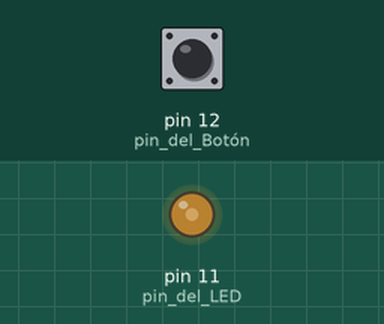
Simulated run of this sketch. Board: Arduino Uno, built with avr-gcc and run on an emulated ATmega328P. On the bench: output pins drawn as LEDs (lit = HIGH). The test bench sets the inputs (shaded band); at power-on: pin 12 (pin_del_Botón) LOW.

Above: at 1.2 s.
1.3 s: pin 12 (pin_del_Botón) pulled HIGH for 0.15 s
At 1.8 s:
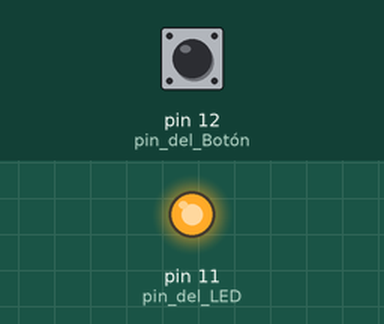
At 2.3 s:
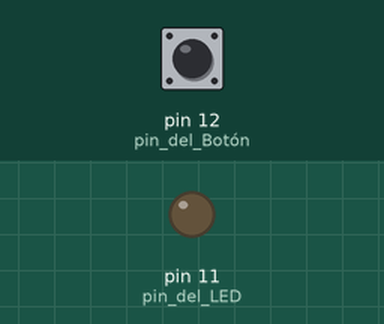
Timing chart, 0 to 10.3 s (numbered marks = the images above; inputs shaded):
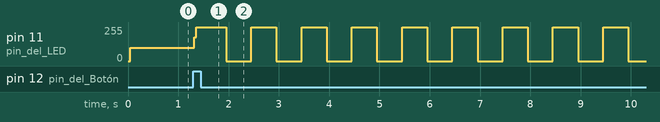

The sketch:

Botones+Destellos.ino
```cpp
/* Tarea 2: Destellos de LED en base al número de presiones

 * Este programa tiene como objetivo hacer que al apretar un botón/interruptor, un el un LED ( Arduino o externo) encienda una vez cada segundo,
 * y conforme el número de veces que se presione el botón, el LED encienda dicho número en un segundo.
 *
 * Por :
 Jazmin G. Garduño Hernández
 José Emmanuel Paredes Rocha
  */

//Primero declaramos las variables que vamos a utilizar.
boolean sw;//La variable sw será utilizada para la lectura del botón.
bool presionado = false; //Variable utilizada para roconocer si el botón ya fue presionado y soltado.
long n = 0; //variable para determinar el número de veces qu ele botón es presionado
bool prendido = false; //variable utilizada para reconocer el encendido del LED.
float k = 0;

void setup() {

  pinMode(12,INPUT);  //pin del Botón. El botón está en el (Pin 12)
  pinMode(11,OUTPUT); //pin del LED. El LED está en el (Pin 11)
   Serial.begin(9600); //para iniciar el monitor Serial
   while(!Serial);    //para esperar hasta que inicie el monitor

}

void loop() {
sw = digitalRead(12); //Lee si el botón está presionado o no.

//Mientras el botón esté presionado, vuelve a leer, y sale del loop hasta que se deje de presionar
while(sw == HIGH){
  digitalWrite(11,sw); //Se enciende el LED mientras el botón esté presionado
  sw = digitalRead(12); //Se vuelve a hacer la lectura del estado del botón, para notar cuando se deje de presionar
  prendido = true;//Se da la instrucción de que ya fue prendido el botón
}
//Una vez que se suelta el botón, se busca reconocer que mientras el botón este presionado no se avance en el contador que determina el númeor de veces de presionado.
if(prendido){ //Como ya fue prendido el botón, se busca reconocer que se quiere reconocer cuando se vuelva a presionar de nuevo
  presionado = true; //para indicar que el botón ya fue presionado una vez
 prendido = false; //se devuelve el valor del prendido para reconocer la siguiente vez que el botón se presione
}
//
if(presionado){ //Para contabilizar cuando el botón ya fue presionado
  n++; //agrega uno al número de presiones del botón
  presionado = false; //se cambia el valor para reconocer cuando sea presionado nuevamente el botón
  k = 1000/(2*n);
  }
else{ //mientras no se vuelva a presionar, que haga el número de destellos en un segundo
  //Lo siguiente hace que el LED se encienda y se apague 'n' veces en un segundo
 //lo que hace es dividir el segundo en '2*n' para dar tiempos iguales a que esté encendido y apagado.
  digitalWrite(11, HIGH); //para encender el LED
  delay(k); //se espere un tiempo encendido
  digitalWrite(11, LOW); //el LED se apaga
  delay(k); //se espera un tiempo apagado, para volver a encender
  }
}
```

Measured:
- after the input at 1.3 s, pin 11 (pin_del_LED): 99/255 → 178/255 at once, then moves between 0/255 and 255/255, repeating every 2.0 s
